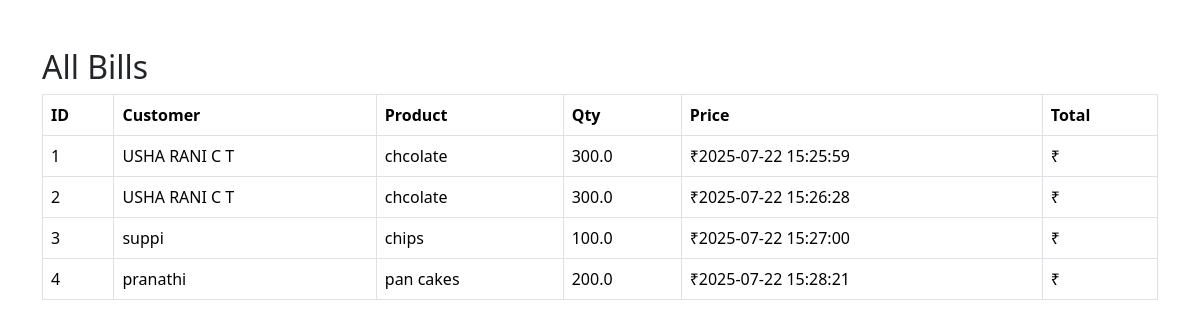
The app's page /view-bills with its own data.
### tables this page shows
CREATE TABLE bills (
            id INTEGER PRIMARY KEY AUTOINCREMENT,
            name TEXT,
            items TEXT,
            total REAL,
            timestamp DATETIME DEFAULT CURRENT_TIMESTAMP
        );

### app.py (the view)
@app.route('/view-bills')
def view_bills():
    conn = sqlite3.connect(DB_PATH)
    cursor = conn.cursor()
    cursor.execute("SELECT * FROM bills")
    bills = cursor.fetchall()
    conn.close()
    return render_template('view_bills.html', bills=bills)

### templates/view_bills.html (shortened to what this page needs)
<!DOCTYPE html>
<html>
<head>
    <link href="https://cdn.jsdelivr.net/npm/bootstrap@5.3.7/dist/css/bootstrap.min.css" rel="stylesheet">
</head>
<body class="container mt-5">
    <h2>All Bills</h2>
    <table class="table table-bordered">
        <thead>
            <tr>
                <th>ID</th><th>Customer</th><th>Product</th><th>Qty</th><th>Price</th><th>Total</th>
            </tr>
        </thead>
        <tbody>
            {% for bill in bills %}
            <tr>
                <td>{{ bill[0] }}</td>
                <td>{{ bill[1] }}</td>
                <td>{{ bill[2] }}</td>
                <td>{{ bill[3] }}</td>
                <td>₹{{ bill[4] }}</td>
                <td>₹{{ bill[5] }}</td>
            </tr>
            {% endfor %}
        </tbody>
    </table>
</body>
</html>

### records on screen
bills: id "1", name "USHA RANI C T", items "chcolate", total "300.0", timestamp "2025-07-22 15:25:59"
bills: id "2", name "USHA RANI C T", items "chcolate", total "300.0", timestamp "2025-07-22 15:26:28"
bills: id "3", name "suppi", items "chips", total "100.0", timestamp "2025-07-22 15:27:00"
bills: id "4", name "pranathi", items "pan cakes", total "200.0", timestamp "2025-07-22 15:28:21"
